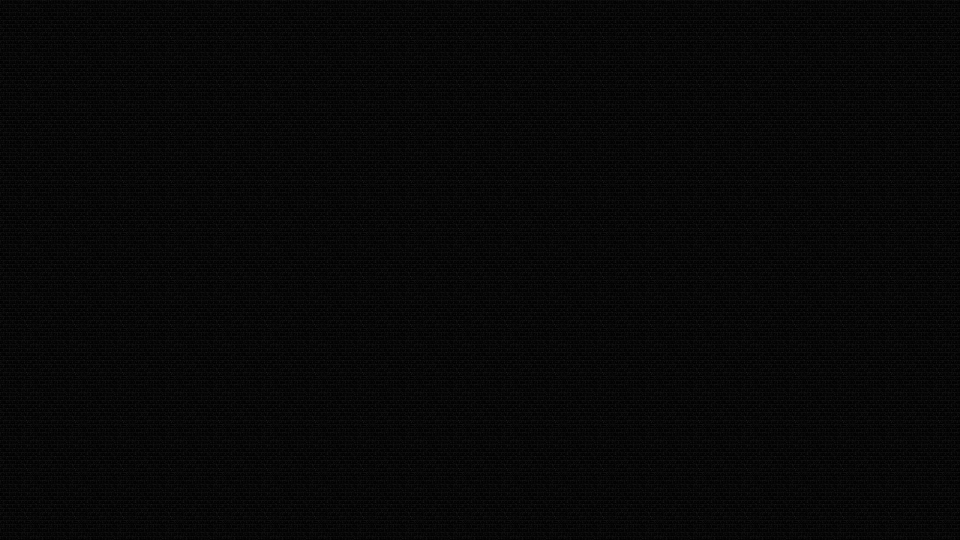
#> input picture POST-CREATOR/QUOTES/bg/Black_overlay.jpg, 1920 x 1080 px, found by its file name (shown at 1/2 size)
$ python bg.py
#> lines starting #> are read from the running program, lines starting #| are printed output that depends on the picture
#> (the call stopped at in get_image, `r = requests.get("https://api.pexels.com/v1/search", headers=headers, ..`: the network is not available in this run)
import os
from PIL import Image
import requests
from random import randint

"""
https://www.pexels.com/api/documentation/?
"""

def get_image():
    headers = {
        'Authorization': "563492ad6f917000010000016fd21ba26fff41618ae1be07284cdda0"
    }

    param = {
        "query": "abstract",
        "orientation": "portrait",
        "page": str(randint(1, 25))
    }

    r = requests.get("https://api.pexels.com/v1/search",
                    headers=headers, params=param)
    # print(r.headers['X-Ratelimit-Remaining'])

    while 1:
        try:
            img_url = r.json()['photos'][randint(1, 25)]['src']['medium']
            break
        except:
            continue

    r1 = requests.get(img_url)
    with open('./bg/pic.jpg', 'wb') as f:
        f.write(r1.content)

def apply_overlay():
    Overlay = "./bg/Black_overlay.jpg"
    Apply_2_Image = "./bg/pic.jpg"

    # fg = Image.open('/content/overlay.jpg').convert('RGB')
    fg = Image.open(str(Overlay)).convert('RGB')
#> fg is the input picture: PIL image 1920x1080 RGB; min 0, max 52, mean 7.4
    bg = Image.open(str(Apply_2_Image)).convert('RGB')
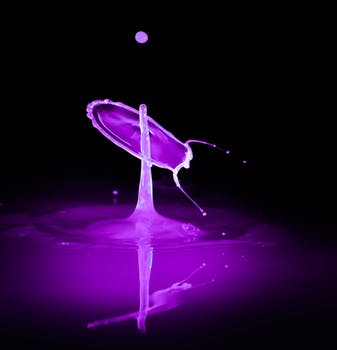
#> input picture POST-CREATOR/QUOTES/bg/pic.jpg, 337 x 350 px, found by its file name
#> bg is the input picture: PIL image 337x350 RGB; mean R, G, B 34.3, 5.2, 47.5
    bg = bg.resize((1080, 1350))
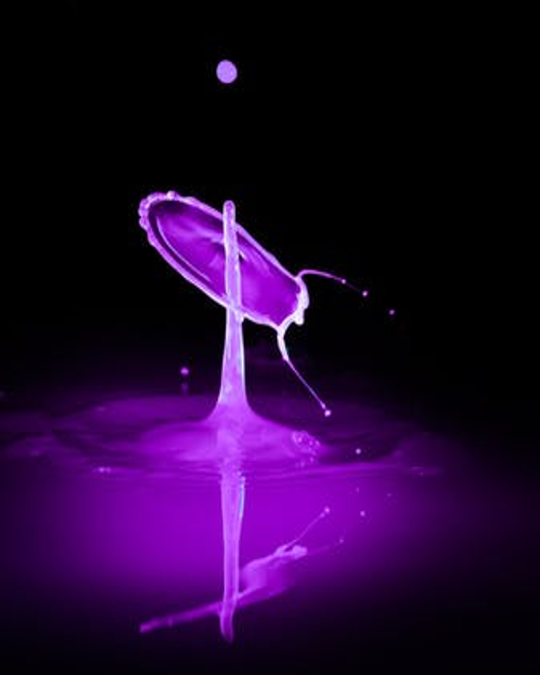
#> bg: PIL image 1080x1350 RGB (shown at 1/2 size); mean R, G, B 34.3, 5.2, 47.5
    # bg = Image.open(str(Apply_2_Image)).convert('RGB')

    w, h = bg.width, bg.height
#> w = 1080; h = 1350

    im = fg.resize((w, h))
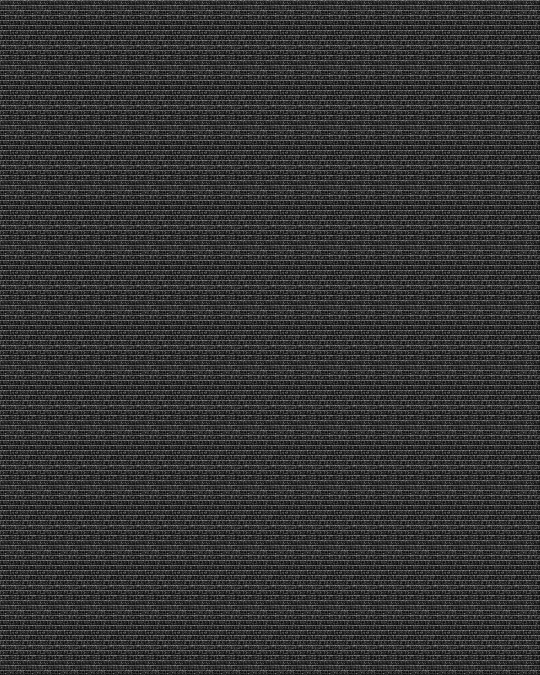
#> im: PIL image 1080x1350 RGB (shown at 1/2 size); min 0, max 36, mean 7.4; drawn with min black and max white
    im.save('./bg/overlay_resized.jpg', 'png')
    fg = Image.open('./bg/overlay_resized.jpg').convert('RGB')
    # set alpha to .7
    Image.blend(bg, fg, .69).save("./bg/image.jpg")
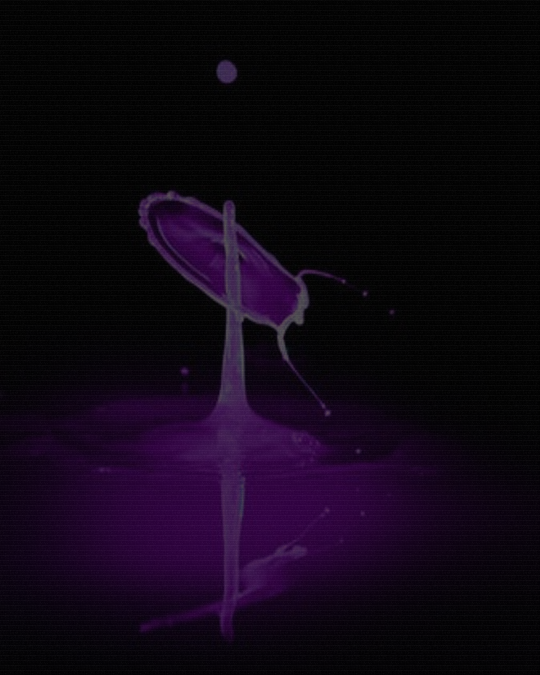
#> saved as image.jpg: PIL image 1080x1350 RGB (shown at 1/2 size); mean R, G, B 15.3, 6.3, 19.4

def apply_template():
    # import PIL module
    from PIL import Image
    filename = './bg/Quote_template.png'
    filename1 = './bg/image.jpg'
    frontImage = Image.open(filename)
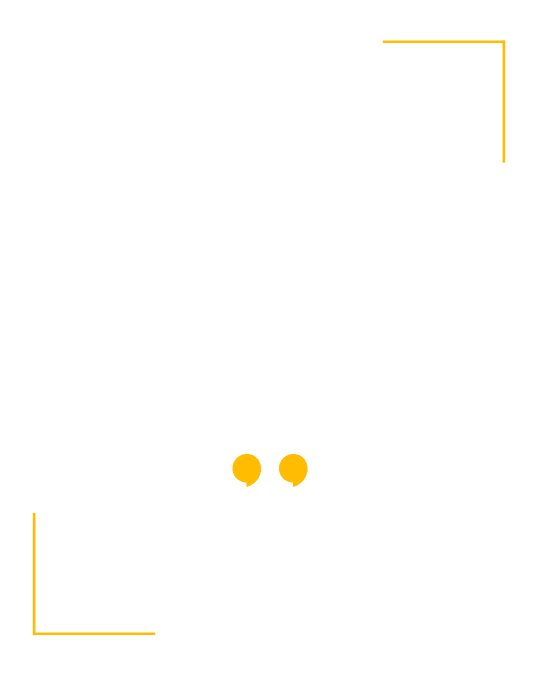
#> input picture POST-CREATOR/QUOTES/bg/Quote_template.png, 1080 x 1350 px, found by its file name (shown at 1/2 size)
#> frontImage is the input picture: PIL image 1080x1350 RGBA; mean R, G, B, A 255, 250.5, 237.8, 1.8
    background = Image.open(filename1)
    frontImage = frontImage.convert("RGBA")
    background = background.convert("RGBA")
#> background: PIL image 1080x1350 RGBA
    width = (background.width - frontImage.width) // 2
#> width = 0
    height = (background.height - frontImage.height) // 2
#> height = 0
    background.paste(frontImage, (width, height), frontImage)
    background.save("./bg/Quote.png", format="png")
    # os.rename("./bg/Quote.png", "./bg/Quote.jpg")


def get_bg():
    get_image()
    apply_overlay()
    apply_template()
    return "./bg/Quote.png"

if __name__== '__main__':
    get_bg()
